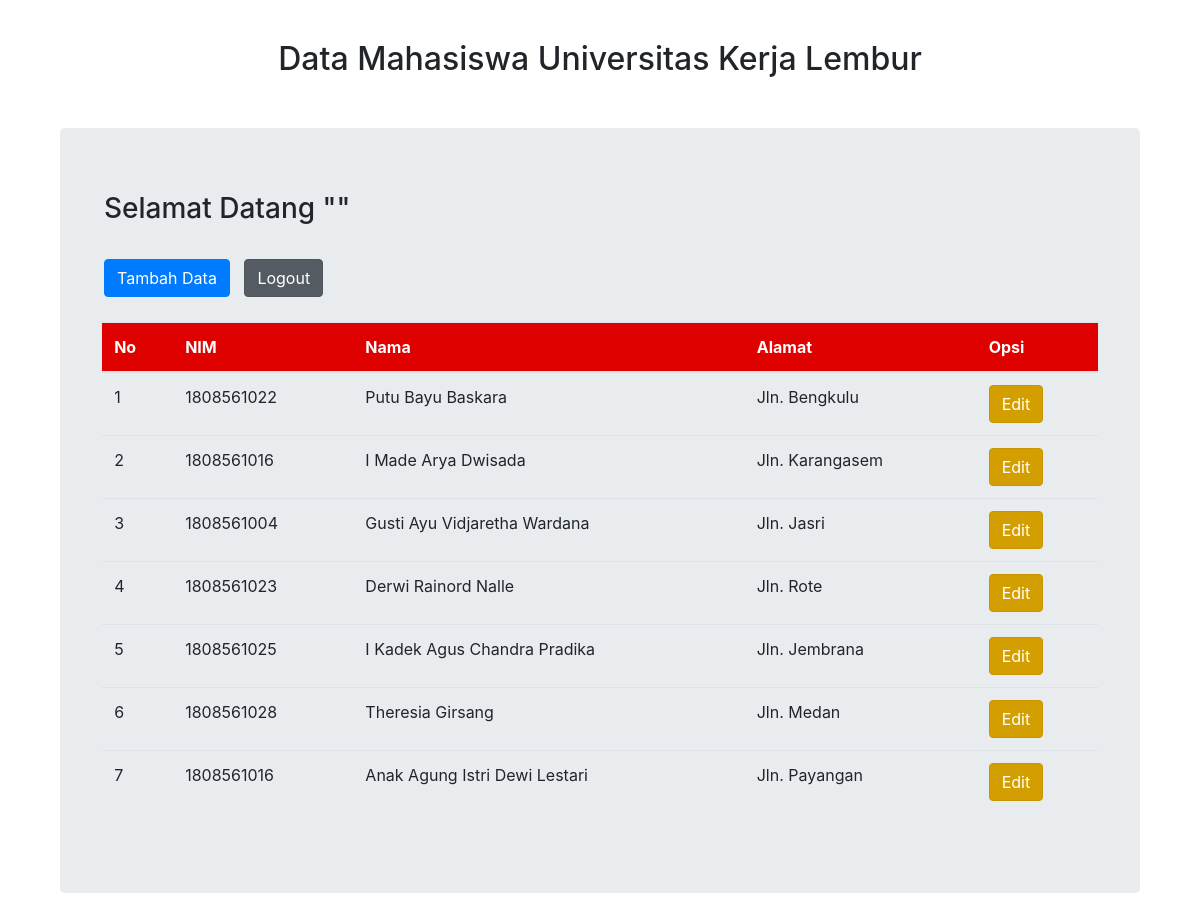
/halaman_pegawai.php, run on the app's committed database.
### tables this page shows
CREATE TABLE `tb_mahasiswa` (
  `id` int(11) NOT NULL,
  `nim` varchar(10) NOT NULL,
  `nama` varchar(50) NOT NULL,
  `alamat` varchar(100) NOT NULL,
  `opsi` varchar(100) NOT NULL
);

### halaman_pegawai.php (the view, shortened to what this page needs)
<!doctype html>
<html lang="en">
  <head>
    <link rel="stylesheet" href="https://cdn.jsdelivr.net/npm/bootstrap@4.5.3/dist/css/bootstrap.min.css">
    <link rel="stylesheet" type="text/css" href="css/style.css">
    <?php
    include 'config/config.php';
    ?>
  </head>
  <body>
    <h2>Data Mahasiswa Universitas Kerja Lembur</h2>
    <div class="jumbotron">
      <h3>Selamat Datang "<?php
      ?>"
      </h3>
      <button type="button" class="btn btn-primary" data-toggle="modal" data-target="#tambahModal">Tambah Data</button>
      <a href="logout.php" class="btn btn-secondary active" role="button" aria-pressed="true" style="color:white">Logout</a>
      <table class="table">
        <thead>
          <tr>
              <th scope="col">No</th>
              <th scope="col">NIM</th>
              <th scope="col">Nama</th>
              <th scope="col">Alamat</th>
              <th scope="col">Opsi</th>
          </tr>
        </thead>
        <tbody>
        <?php
          $no = 1;
          $data = mysqli_query($conn,"select * from tb_mahasiswa");
          while ($d = mysqli_fetch_array($data)){
          ?>
            <tr>
              <td><?php echo $no++; ?></td>
              <td><?php echo $d['nim']; ?></td>
              <td><?php echo $d['nama']; ?></td>
              <td><?php echo $d['alamat']; ?></td>
              <td>
                <a href="form_edit.php?id=<?php echo $d['id'];?>" class="btn btn-warning active" role="button" aria-pressed="true" style="color:white;">Edit</a>
              </td>
            </tr>
          <?php
          }
        ?>
        </tbody>
      </table>
    </div>
            <?php
              include 'form_tambah.php';
            ?>
  </body>
</html>

### css/style.css (style rules this page uses)
.jumbotron { max-width: 90%; margin: 50px auto; }
table { max-width: 98%; margin: 50px auto; margin-top: 25px; }
thead { background-color: rgb(223, 0, 0); }
th { color: white; }
h2 { padding-top: 40px; text-align: center; }
.btn-primary { margin-left: 12px; margin-bottom: -25px; }
.btn-secondary { margin-top: 25px; margin-left: 10px; }
h3 { margin-left: 12px; }

### data on the page
tb_mahasiswa: nim "1808561022", nama "Putu Bayu Baskara", alamat "Jln. Bengkulu"
tb_mahasiswa: nim "1808561016", nama "I Made Arya Dwisada", alamat "Jln. Karangasem"
tb_mahasiswa: nim "1808561004", nama "Gusti Ayu Vidjaretha Wardana", alamat "Jln. Jasri"
tb_mahasiswa: nim "1808561023", nama "Derwi Rainord Nalle", alamat "Jln. Rote"
tb_mahasiswa: nim "1808561025", nama "I Kadek Agus Chandra Pradika", alamat "Jln. Jembrana"
tb_mahasiswa: nim "1808561028", nama "Theresia Girsang", alamat "Jln. Medan"
tb_mahasiswa: nim "1808561016", nama "Anak Agung Istri Dewi Lestari", alamat "Jln. Payangan"
